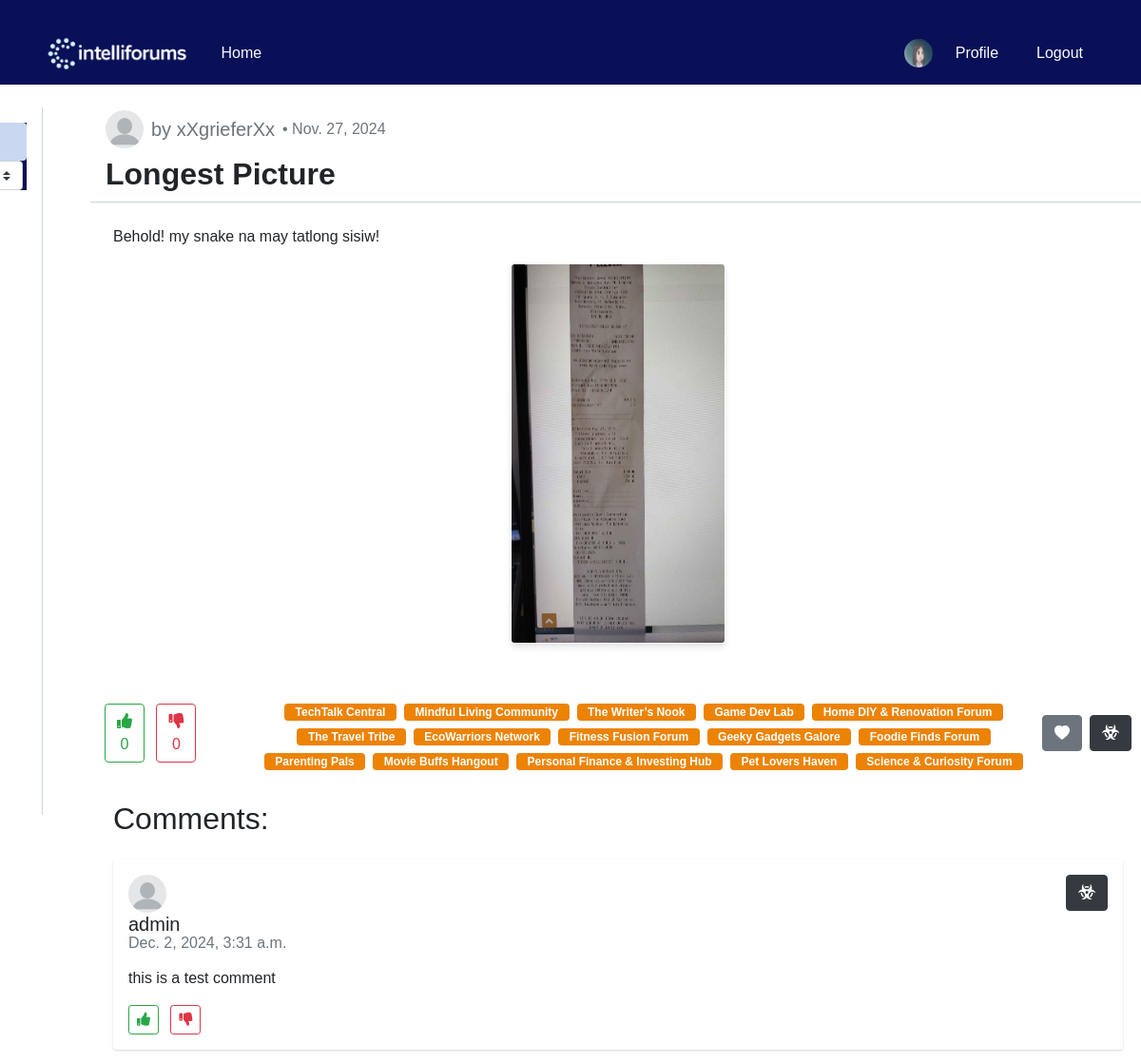
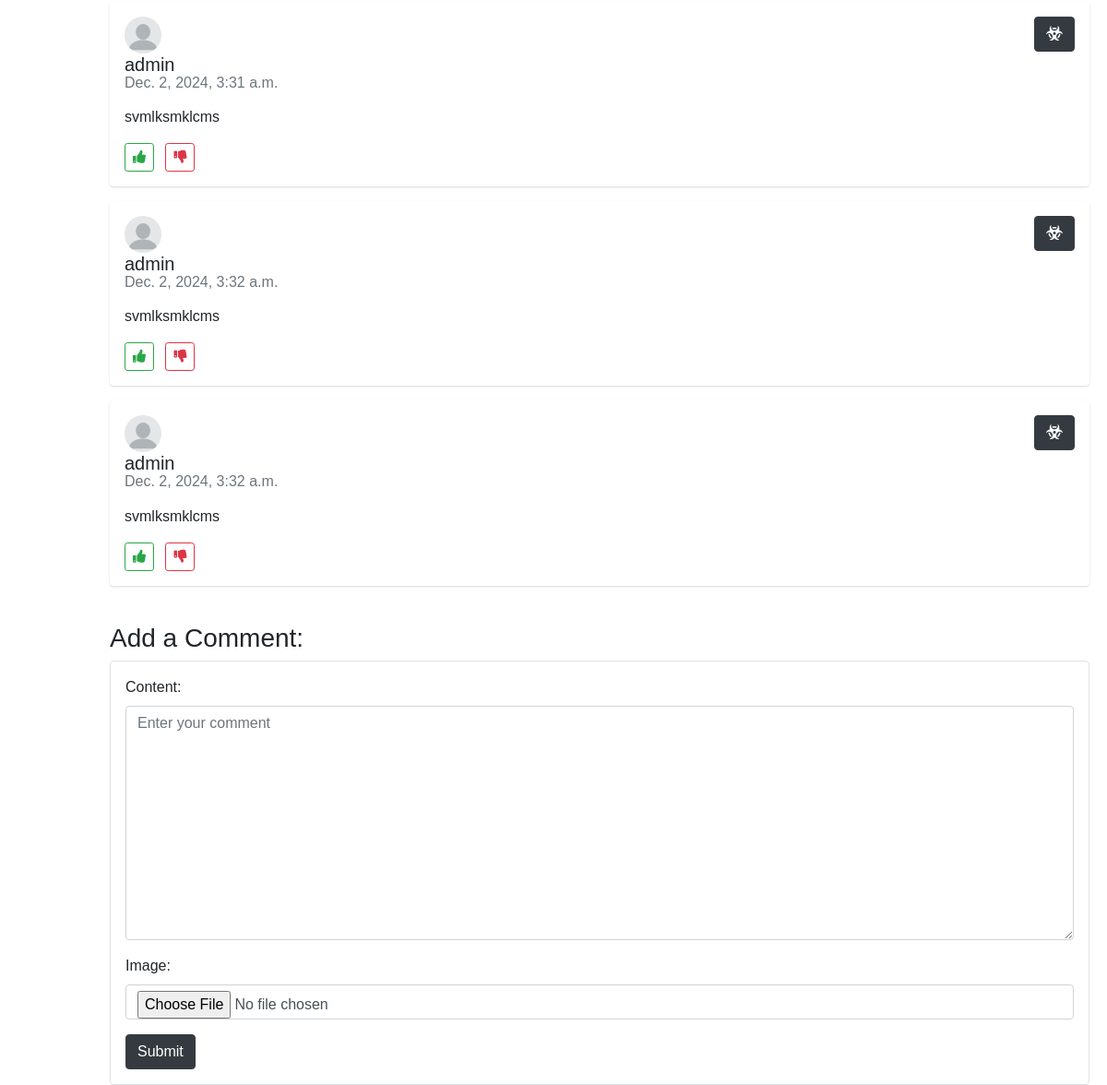
Screenshot of /post_detail/20/1/ (signed in) with the database file from the repository (2 pictures, top to bottom).
### blog/models.py (models this page shows, shortened)
class User(AbstractBaseUser, PermissionsMixin):
    username = models.CharField(max_length=100, unique=True)
    picture = models.ImageField(
        upload_to='profile/',
        default='profile/blank-profile-picture-973460_128012234212.png',
        blank=True,
    )
    is_active = models.BooleanField(default=True)
    is_staff = models.BooleanField(default=False)
    is_banned = models.BooleanField(default=False)
    USERNAME_FIELD = 'username'
    objects = UserManager()

class Post(models.Model):
    user_ref = models.ForeignKey(User, on_delete=models.CASCADE)
    title = models.CharField(max_length=100)
    content = models.TextField(blank=True, null=True)
    created_at = models.DateField(auto_now_add=True)
    image = models.ImageField(upload_to=upload_path, blank=True, null=True)

class Tag(models.Model):
    forum_ref = models.ForeignKey(Forum, on_delete=models.CASCADE)
    user_post_ref = models.ForeignKey(UserPost, on_delete=models.CASCADE)

class Forum(models.Model):
    title = models.CharField(max_length=100)
    description = models.TextField()

class User_UserPost(models.Model):
    user_post_ref = models.ForeignKey(UserPost, on_delete=models.CASCADE)
    user_ref = models.ForeignKey(User, on_delete=models.CASCADE)
    class Meta:
        abstract = True

class Comment(User_UserPost):
    content = models.TextField(blank=True, null=True)
    created_at = models.DateTimeField(auto_now_add=True)
    image = models.ImageField(upload_to=upload_path, blank=True, null=True)

### blog/views.py (the view)
# urls.py: path('post_detail/<int:pk>/<int:page_number>/',
@login_required(login_url='login')
def post_detail(request, pk, page_number):
    banned_response = banned_propagator(request)
    if banned_response:
        return banned_response
    if request.method == "POST":
        form = CommentForm(request.POST, request.FILES)
        if form.is_valid():
            comment = form.save(commit=False)
            comment.user_post_ref = get_object_or_404(UserPost, id=pk)
            comment.user_ref = get_object_or_404(User, id=request.user.id)
            page_number = 1
            comment.save()
        else:
            raise ValidationError("Incorrect data")
    else:
        form = CommentForm()
    handle_view_post(request.user.id, int(pk))
    return render(request, 'post_detail.html', {
        'userpost': get_object_or_404(UserPost, pk=pk),
        'post': get_object_or_404(Post, pk=UserPost.objects.get(pk=pk).post_ref.id),
        'comments': _get_page_object(
            Paginator(
                Comment.objects.select_related('user_ref')
                .filter(user_post_ref__id=pk)
                .values(
                    'content',
                    'created_at',
                    'image',
                    'user_ref__username',
                    'user_ref__id',
                    'id',
                    'user_ref__picture'
                ),
                20
            ),
            page_number
        ).object_list,
        "user_post_pk": pk,
        'form': form,
        'post_upvotes': VotePost.objects.filter(user_post_ref__id=pk, is_upvote=True).count(),
        'post_downvotes': VotePost.objects.filter(user_post_ref__id=pk, is_upvote=False).count(),
        'user': request.user,
        'tags': Tag.objects.filter(user_post_ref__id=pk),
    })

### blog/templates/post_detail.html (shortened to what this page needs)
<!DOCTYPE html>
<html lang="en">
<head>
    {% load static %}
    <link rel="stylesheet" href="{% static 'blog/css/global.css' %}">
    {% load static %}
    <link href="https://cdn.jsdelivr.net/npm/bootstrap@4.4.1/dist/css/bootstrap.min.css" rel="stylesheet">
    <link rel="stylesheet" href="https://cdnjs.cloudflare.com/ajax/libs/font-awesome/5.12.0-2/css/all.min.css" />
</head>
<body>
    {% include 'header.html' %}
    <div class="container">
        <div class="main-body p-0">
            <div class="inner-wrapper">
                {% include 'sidebar.html' %}
                <div class="inner-main" style="margin: 0px 50px;">
                    <div class="inner-main-header mb-4" style="height: 100px;">
                        <div class="d-flex flex-column">
                            <div class="d-flex align-items-center mb-2">
                                <div style="cursor: pointer;">
                                    <img src="/media/{{ post.user_ref.picture }}" alt="{{ post.user_ref.username }}" class="rounded-circle" style="width: 40px; height: 40px; object-fit: fill;" onclick="window.location.href='/profile/{{ post.user_ref.id }}'">
                                </div>
                                <h5 class="text-muted ml-2 mb-0" onclick="window.location.href='/profile/{{ post.user_ref.id }}'" style="cursor: pointer;">by {{ post.user_ref.username }}</h5>
                                <span class="ml-2 text-muted"> • {{ post.created_at }}</span>
                            </div>
                            <div>
                                <h2 style="font-weight: bold;">{{ post.title }}</h2>
                            </div>
                        </div>
                    </div>
                    <div class="post-content mb-4 px-4">
                        <p>{{ post.content }}</p>
                        {% if post.image %}
                        <div class="d-flex justify-content-center">
                            <img src="{{ post.image.url }}" alt="{{ post.title }}" class="post-image img-fluid rounded" style="cursor:pointer; height: 400px; border: solid 1px #FFF; box-shadow: 0px 4px 6px rgba(0, 0, 0, 0.1); transition: background-color 0.3s ease;">
                        </div>
                        {% endif %}
                    </div>
                    <div class="container">
                        <div class="d-flex justify-content-between">
                            <div class="d-flex align-items-center">
                                <div class="vote-buttons mr-3" style="width: 120px;">
                                    <button id="post_upvote" class="btn btn-outline-success mr-2" style="cursor:pointer; display:inline-block;">
                                        <i class="fas fa-thumbs-up"></i>
                                        <div id="post-upvote-count">{{ post_upvotes }}</div>
                                    </button>
                                    <button id="post_downvote" class="btn btn-outline-danger" style="cursor:pointer; display:inline-block;">
                                        <i class="fas fa-thumbs-down"></i>
                                        <div id="post-downvote-count">{{ post_downvotes }}</div>
                                    </button>
                                </div>
                            </div>
                            <div class="d-flex flex-wrap mt-3" style="align-content: center; justify-content: center; padding-left: 20px;">
                                {% for tag in tags %}
                                    <span class="badge badge-primary mr-2 mb-2" style="background-color: #EC8305;">&nbsp&nbsp{{ tag.forum_ref.title }}&nbsp&nbsp</span>
                                {% endfor %}
                            </div>
                            <div class="d-flex align-items-center update-delete-buttons">
                                <div class="mr-2">
                                    <a href="{% url 'add_favorite' user_post_pk %}" class="btn btn-secondary" data-toggle="tooltip" data-placement="top" title="Add to favorites">
                                        <svg xmlns="http://www.w3.org/2000/svg" width="16" height="16" fill="currentColor" class="bi bi-heart-fill" viewBox="0 0 16 16">
                                            <path fill-rule="evenodd" d="M8 1.314C12.438-3.248 23.534 4.735 8 15-7.534 4.736 3.562-3.248 8 1.314"></path>
                                        </svg>
                                    </a>
                                </div>
                                {% if user.pk == post.user_ref.pk %}
                                    <form method="POST" action="{% url 'delete_post' user_post_pk %}" onsubmit="return confirm('Are you sure you want to delete this post?')" class="mr-2">
                                        {% csrf_token %}
                                        <button type="submit" class="btn btn-danger" data-toggle="tooltip" data-placement="top" title="Delete Post">
                                            <i class="fas fa-trash-alt"></i>
                                        </button>
                                    </form>
                                    <form method="POST" action="{% url 'update_post' user_post_pk %}">
                                        {% csrf_token %}
                                        <button type="submit" class="btn btn-dark" data-toggle="tooltip" data-placement="top" title="Update Post">
                                            <i class="fas fa-edit"></i>
                                        </button>
                                    </form>
                                {% else %}
                                    <form action = "{% url 'report_post' user_post_pk %}">
                                        <button type="submit" class="btn btn-dark" data-toggle="tooltip" data-placement="top" title="Report Post">
                                            <i class="fas fa-biohazard"></i>
                                        </button>
                                    </form>
                                {% endif %}
                            </div>
                        </div>
                    </div>
                    <h2 class="mt-4 px-4">Comments:</h2>
                    <div id="comment-section" class="mt-3 px-4">
                        {% for comment in comments %}
                            <div class="card mb-3">
                                <div class="card-body">
                                    <div class="d-flex justify-content-between">
                                        <div>
                                            <img src="/media/{{ comment.user_ref__picture }}" alt="{{ comment.user_ref__username }}" class="rounded-circle" style="width: 40px; height: 40px; object-fit: cover;"onclick="window.location.href='/profile/{{ comment.user_ref__id }}'">
                                            <h5 class="card-title mb-1"onclick=" window.location.href='/profile/{{ comment.user_ref__id }}'">{{ comment.user_ref__username }}</h5>
                                            <h6 class="card-subtitle mb-2 text-muted">{{ comment.created_at }}</h6>
                                        </div>
                                        <div>
                                        {% if user.id == comment.user_ref__id %}
                                            <a href="{% url 'edit_comment' comment_id=comment.id user_post_id=user_post_pk %}">
                                                <button class="orange-button">
                                                    Edit
                                                </button>
                                            </a>
                                            <a href="{% url 'delete_comment' comment_id=comment.id user_post_id=user_post_pk %}" onclick="return confirm('Are you sure you want to delete this comment?');">
                                                <button class="black-button">
                                                    Delete
                                                </button>
                                            </a>
                                        {% else %}
                                            <a href="{% url 'report_comment' comment_id=comment.id%}" class="btn btn-dark" data-toggle="tooltip" data-placement="top" title="Report Comment"><i class="fas fa-biohazard"></i></a>
                                        {% endif %}
                                        </div>
                                    </div>
                                    <p class="card-text mt-2">{{ comment.content }}</p>
                                    <div class="mt-3 comment-vote-counts">
                                        <button class="btn btn-outline-success btn-sm mr-2 comment-upvote" data-comment-id="{{ comment.id }}">
                                            <i class="fas fa-thumbs-up"> </i>{{ comment.upvotes }}
                                        </button>
                                        <button class="btn btn-outline-danger btn-sm comment-downvote" data-comment-id="{{ comment.id }}">
                                            <i class="fas fa-thumbs-down"> </i> {{ comment.downvotes }}
                                        </button>
                                    </div>
                                </div>
                            </div>
                        {% endfor %}
                    </div>
                    <div class="create-comment mt-4 px-4">
                        <h3>Add a Comment:</h3>
                        <form action="" method="post" enctype="multipart/form-data" class="p-3 border rounded">
                            <div class="form-group">
                                {{ form.content.label_tag }}
                                {{ form.content }}
                            </div>
                            <div class="form-group">
                                {{ form.image.label_tag }}
                                {{ form.image }}
                            </div>
                            <button type="submit" class="btn btn-dark">Submit</button>
                        </form>
                    </div>
                </div>
            </div>
        </div>
    </div>
</body>
</html>

### blog/templates/header.html (shortened to what this page needs)
<!DOCTYPE html>
<html lang="en">
<head>
    {% load static %}
    <link rel="stylesheet" href="https://cdn.jsdelivr.net/npm/bootstrap@4.1.3/dist/css/bootstrap.min.css">
    <link rel="stylesheet" href="https://cdnjs.cloudflare.com/ajax/libs/font-awesome/5.12.0-2/css/all.min.css" />
    <link rel="stylesheet" href="{% static 'blog/css/global.css' %}">
</head>
<body>
    <link rel="stylesheet" href="{% static 'blog/css/header.css' %}">
    <nav class="navbar">
        <div class="container d-flex justify-content-between align-items-center">
            <div class="d-flex align-items-center">
                <img src="{% static 'images/logo.png' %}" alt="Logo" style="max-height:50px;">
                <a class="nav-link text-light ml-3" href="/">Home</a>
            </div>
            <div class="d-flex align-items-center">
            {% if current_user %}
                {% if current_user.is_authenticated %}
                    <img src="{{ current_user.picture.url }}" alt="Profile Picture" class="profile-img" style="height:30px;width:30px;border-radius:50%;">
                    {% if current_user.is_staff %}
                    <a class="nav-link text-light ml-2" href="/adminpanel/">Admin</a>
                    {% endif %}
                    <a class="nav-link text-light ml-2" href="/profile/{{current_user.id}}">Profile</a>
                    <a class="nav-link text-light ml-2" href="{% url 'logout' %}">Logout</a>
                {% else %}
                    <a class="nav-link text-light" href="/login/">Login</a>
                    <a class="nav-link text-light ml-2" href="/register/">Register</a>
                {% endif %}
            {% else %}
                {% if user.is_authenticated %}
                    <img src="{{ user.picture.url }}" alt="Profile Picture" class="profile-img" style="height:30px;width:30px;border-radius:50%;">
                    <a class="nav-link text-light ml-2" href="/profile/{{user.id}}">Profile</a>
                    <a class="nav-link text-light ml-2" href="{% url 'logout' %}">Logout</a>
                {% else %}
                    <a class="nav-link text-light" href="/login/">Login</a>
                    <a class="nav-link text-light ml-2" href="/register/">Register</a>
                {% endif %}
            {% endif %}
            </div>
        </div>
    </nav>
</body>
</html>

### rows the page displays
User: picture (picture)
Post: user_ref.picture (placeholder picture), user_ref.username "xXgrieferXx", created_at "Nov. 27, 2024", title "Longest Picture", content "Behold! my snake na may tatlong sisiw!", image (picture)
Tag: forum_ref "TechTalk Central"
Tag: forum_ref "Mindful Living Community"
Tag: forum_ref "The Writer’s Nook"
Tag: forum_ref "Game Dev Lab"
Tag: forum_ref "Home DIY & Renovation Forum"
Tag: forum_ref "The Travel Tribe"
Tag: forum_ref "EcoWarriors Network"
Tag: forum_ref "Fitness Fusion Forum"
Tag: forum_ref "Geeky Gadgets Galore"
Tag: forum_ref "Foodie Finds Forum"
Tag: forum_ref "Parenting Pals"
Tag: forum_ref "Movie Buffs Hangout"
Tag: forum_ref "Personal Finance & Investing Hub"
Tag: forum_ref "Pet Lovers Haven"
Tag: forum_ref "Science & Curiosity Forum"
Comment: user_ref__username "admin", created_at "Dec. 2, 2024, 3:31 a.m.", content "this is a test comment"
Comment: user_ref__username "admin", created_at "Dec. 2, 2024, 3:31 a.m.", content "svmlksmklcms"
Comment: user_ref__username "admin", created_at "Dec. 2, 2024, 3:32 a.m.", content "svmlksmklcms"
Comment: user_ref__username "admin", created_at "Dec. 2, 2024, 3:32 a.m.", content "svmlksmklcms"

### other values shown
{{ post_upvotes }} "0"
{{ post_downvotes }} "0"
